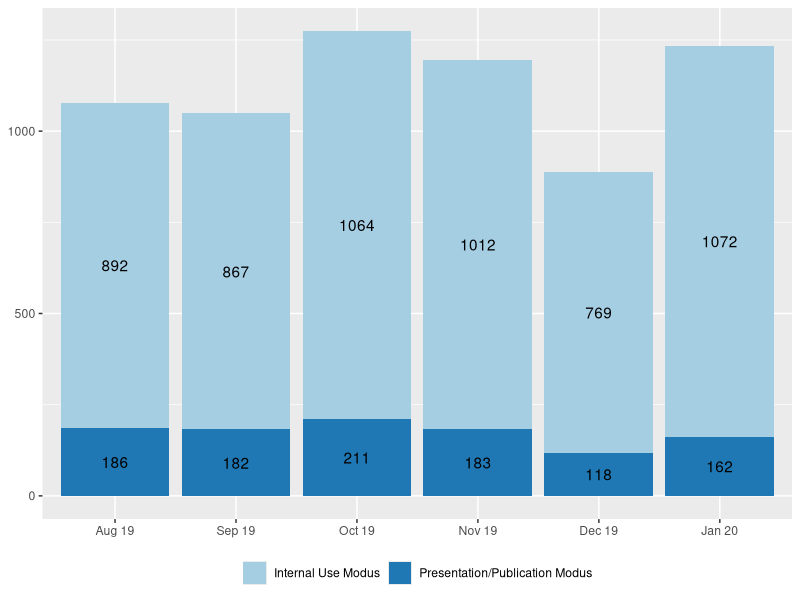
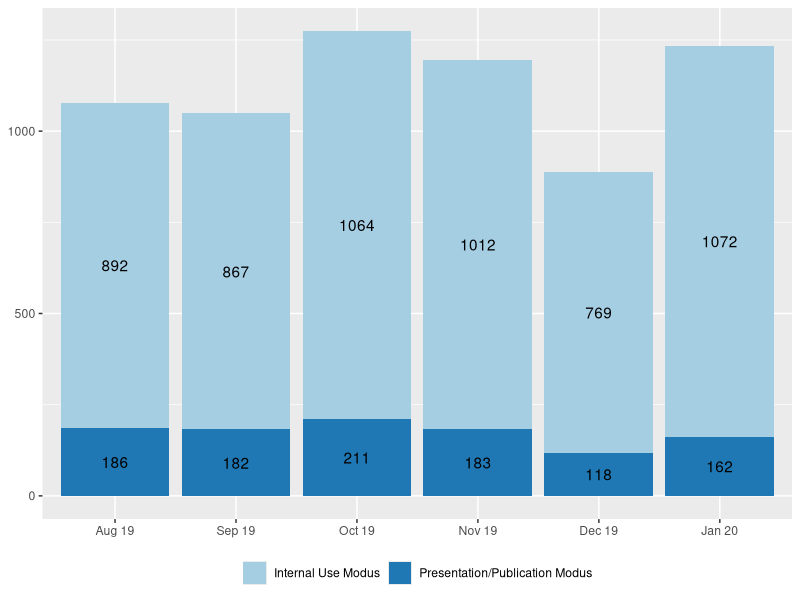

Generate these figures, in order, with R:
# Author: Jim Shen
# Description: This will generate various plots
#     for the IAB chapter.

library(ggplot2)
library(kableExtra)
library(RColorBrewer)

# Figure 1
iabf1data <- read.csv("./assets/iab/figure1.csv")  # read csv file 

iabf1data$Date <- factor(iabf1data$Date,levels = c("Aug 19", "Sep 19", "Oct 19", "Nov 19", "Dec 19", "Jan 20"))

iabfigure1 <- ggplot(iabf1data, aes(fill=Mode, y=Count, x=Date)) + 
  geom_bar(position="stack", stat="identity") +
  geom_text(aes(label=Count), position = position_stack(vjust=0.5)) +
  scale_fill_brewer(palette = "Paired") +
  theme(axis.title.x=element_blank(),
        axis.title.y=element_blank(),
        legend.title=element_blank(),
        legend.position="bottom")
ggsave("./figures/iabfigure1.pdf",iabfigure1,dpi=600)
ggsave("./figures/iabfigure1.png",iabfigure1,dpi=300)

# Figure 2
iabf2data <- read.csv("./assets/iab/figure2.csv")  # read csv file 

iabfigure2 <- ggplot(iabf2data, aes(fill=Projects, y=Count, x=Year)) + 
  geom_bar(position="dodge", stat="identity") +
  scale_x_continuous(breaks = iabf2data$Year, labels = as.character(iabf2data$Year)) +
  scale_fill_brewer(palette = "Paired") +
  theme(axis.title.x=element_blank(),
        axis.title.y=element_blank(),
        legend.title=element_blank(),
        legend.position="bottom")

# Figure 3

iabf3data <- read.csv("./assets/iab/figure3.csv") 

iabf3data$Country <- factor(iabf3data$Country,levels = c( "U.S.", "Other Countries","Germany"))

iabfigure3 <- ggplot(iabf3data, aes(fill=Country, y=Percentage, x=Year)) + 
  geom_bar(position="stack", stat="identity") +
  scale_fill_brewer(palette = "Paired") +
  theme(axis.title.x=element_blank(),
        axis.title.y=element_blank(),
        legend.title=element_blank(),
        legend.position="bottom")

# Figure 4

iabf4data <- read.csv("./assets/iab/figure4.csv") 

iabf4data$Rating <- factor(iabf4data$Rating,levels = c("very good","good","neutral","not used"))

iabfigure4 <- ggplot(iabf4data, aes(fill=Rating, y=Percentage, x=Type)) + 
  coord_flip() +
  geom_bar(position = position_stack(reverse = TRUE), stat="identity") +
  scale_fill_brewer(palette = "Blues") +
  theme(axis.title.x=element_blank(),
        axis.title.y=element_blank(),
        legend.title=element_blank(),
        legend.position="bottom")

# Table 1

iabt1data <- data.frame(
  Items = c("Population / Sample Size","Time Period covered and frequency","Additional information","Population / Sample Size", 
            "Time Period covered and frequency",
            "Additional information",
            "Population / Sample Size", 
            "Time Period covered and frequency",
            "Additional information"),
  Features = c(
    "2 percent random sample (more than 1.8 million individuals) of the Integrated Employment Biographies, a database which includes records from:<br>- 1975 onwards: employment subject, receipt of benefits in accordance with Social Code Act III<br>- 1999 onwards: Marginal part-time employment<br>- 2000 onwards: participation in an employment or training measure<br>- 2007 onwards: Registered jobseeker",
    "1975 until 2017 for West Germany, 1992 until 2017 for East Germany, updated every 2nd year by RDC-IAB", 
    "DOI: [10.5164/IAB.SIAB7517.de.en.v1](https://doi.org/10.5164/IAB.SIAB7517.de.en.v1)",
    "Repeated cross-sectional dataset (640,000-1.5 million establishments) on June 30, on all establishments with at least one employee liable to social security (until 1988) and/or at least one marginal worker (since 1999), and thereof a 50 percent random sample",
    "1975 until 2018 for West Germany, 1992 until 2018 for East Germany, annual updated by RDC-IAB",
    "DOI: [10.5164/IAB.BHP7518.de.en.v1](https://doi.org/10.5164/IAB.BHP7518.de.en.v1)",
    "Worker information from administrative data are linked to the IAB-Establishment Panel, an annual representative survey since 1993 in West Germany and 1996 in East Germany including approx. 16,000 establishments per year<br>
    Stratified sample of all establishments with at least one employee liable to social security on June 30 of the year before by establishment size, industry, and federal state. There are two versions of LIAB:<br>- LIAB cross-sectional model: all establishment surveys combined with administrative worker data as of June 30 (establishment: 67,407 in total; individuals approx. 12.5 million in total)<br>- LIAB longitudinal model: selection of repeatedly interviewed establishments (2009-2016) combined with longitudinal worker biographies (establishment: 41,777 in total; individuals approx. 1.7 million in total)",
    "LIAB Cross-sectional model: 1993-2017<br>LIAB longitudinal model: 1975-2017",
    "DOI: [10.5164/IAB.LIABQM29317.de.en.v1](https://doi.org/10.5164/IAB.LIABQM29317.de.en.v1)<br>[DOI: 10.5164/IAB.LIABLM7517.de.en.v1](https://doi.org/10.5164/IAB.LIABLM7517.de.en.v1)"
  )
)


iabt1latexdata <- data.frame(
  Items = c("Population / Sample Size","Time Period covered and frequency","Additional information","Population / Sample Size", 
            "Time Period covered and frequency",
            "Additional information",
            "Population / Sample Size", 
            "Time Period covered and frequency",
            "Additional information"),
  Features = c(
    "2 percent random sample (more than 1.8 million individuals) of the Integrated Employment Biographies, a database which includes records from:<br>- 1975 onwards: employment subject, receipt of benefits in accordance with Social Code Act III<br>- 1999 onwards: Marginal part-time employment<br>- 2000 onwards: participation in an employment or training measure<br>- 2007 onwards: Registered jobseeker",
    "1975 until 2017 for West Germany, 1992 until 2017 for East Germany, updated every 2nd year by RDC-IAB", 
    "DOI: 10.5164/IAB.SIAB7517.de.en.v1",
    "Repeated cross-sectional dataset (640,000-1.5 million establishments) on June 30, on all establishments with at least one employee liable to social security (until 1988) and/or at least one marginal worker (since 1999), and thereof a 50 percent random sample",
    "1975 until 2018 for West Germany, 1992 until 2018 for East Germany, annual updated by RDC-IAB",
    "DOI: 10.5164/IAB.BHP7518.de.en.v1",
    "Worker information from administrative data are linked to the IAB-Establishment Panel, an annual representative survey since 1993 in West Germany and 1996 in East Germany including approx. 16,000 establishments per year<br>
    Stratified sample of all establishments with at least one employee liable to social security on June 30 of the year before by establishment size, industry, and federal state. There are two versions of LIAB:<br>- LIAB cross-sectional model: all establishment surveys combined with administrative worker data as of June 30 (establishment: 67,407 in total; individuals approx. 12.5 million in total)<br>- LIAB longitudinal model: selection of repeatedly interviewed establishments (2009-2016) combined with longitudinal worker biographies (establishment: 41,777 in total; individuals approx. 1.7 million in total)",
    "LIAB Cross-sectional model: 1993-2017<br>LIAB longitudinal model: 1975-2017",
    "DOI: 10.5164/IAB.LIABQM29317.de.en.v1<br>DOI: 10.5164/IAB.LIABLM7517.de.en.v1"
  )
)

iabtable1 <- function(){
  if (is_html_output()) {
    iabt1data %>%
      kable("html", escape = F, caption="Selected RDC-IAB data", col.names = NULL, booktabs=T) %>%
      kable_styling(full_width = F, font_size=12) %>%
      column_spec(1, width="10em") %>%
      #column_spec(2, width="25em") %>%
      pack_rows("Sample of Integrated Labour Market Biographies (SIAB)",1,3) %>%
      pack_rows("Establishment History Panel (BHP)",4,6) %>%
      pack_rows("Linked Employer-Employee Data (LIAB)",7,9) %>%
      footnote(general="The time period covered by each data set represents the status as of 02 June 2020. For a complete list of all data products see the [RDC website](https://fdz.iab.de/en/FDZ_Overview_of_Data.aspx).")
    
  } else {
    iabt1latexdata <- data.frame(lapply(iabt1data, function(x) {gsub("<br>", "\n", x)}), stringsAsFactors = F)
    
    inMinipage <- function(x, width) 
      paste0("\\begin{minipage}[t]{", 
             width, 
             "}\\raggedright\\setstretch{0.8}", 
             x, 
             "\\end{minipage}")
    
    
    iabt1data[[1]] <- inMinipage(iabt1data[[1]], "2.5cm") 
    
    iabt1data %>%  
      mutate_all(linebreak) %>%
      kable("latex", escape = F, caption="Selected RDC-IAB data", col.names = NULL, booktabs=T) %>%
      kable_styling(latex_options="scale_down") %>%
      column_spec(1, width="10em") %>%
      column_spec(2, width="25em") %>%
      pack_rows("Sample of Integrated Labour Market Biographies (SIAB)",1,3) %>%
      pack_rows("Establishment History Panel (BHP)",4,6) %>%
      pack_rows("Linked Employer-Employee Data (LIAB)",7,9) %>%
      footnote(general="The time period covered by each data set represents the status as of 02 June 2020. For a complete list of all data products see the RDC website: https://fdz.iab.de/en/FDZ_Overview_of_Data.aspx.", threeparttable=T)
  }
}

# Table 2

iabt2data<-read.csv("./assets/iab/table2.csv")

iabtable2<-function(){
  knitr::kable(iabt2data, booktabs = TRUE,
               caption = "Number of publications in 2018, including all publications with RDC-IAB data (excluding bachelor and master theses)") %>%
    kable_styling(full_width = F, font_size=12)
}
